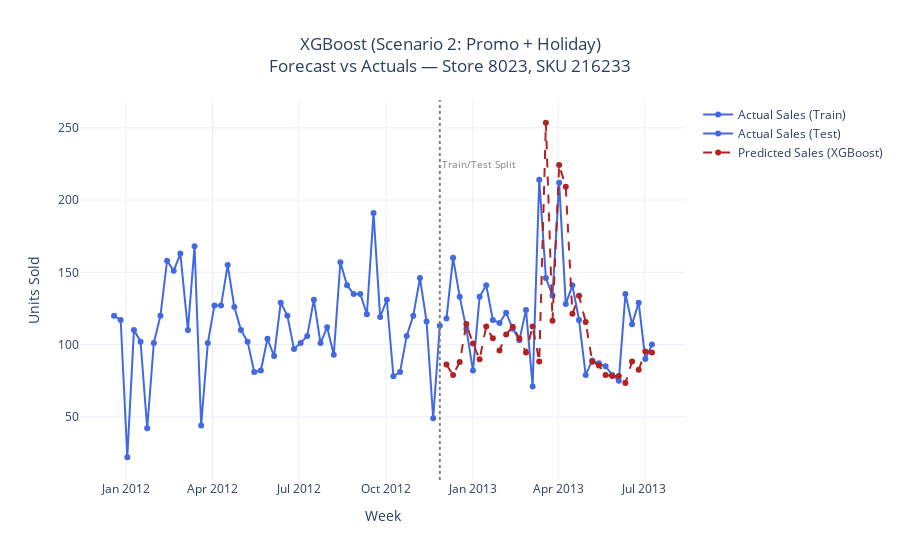

The notebook cell this image was saved under:
### Code cell
# --- 6. Plot Forecast vs Actuals for Selected Store & SKU ---
item_train_df = (
    train_df
    .query("store_id == @STORE_TO_PLOT and sku_id == @SKU_TO_PLOT")
    .sort_values("week")
    .tail(WEEKS_OF_TRAIN_HISTORY)
)

item_train_actual_sales = np.expm1(item_train_df["log_units_sold"])

item_test_df = (
    plot_df
    .query("store_id == @STORE_TO_PLOT and sku_id == @SKU_TO_PLOT")
    .sort_values("week")
)

# --- Validate data availability ---
if item_train_df.empty and item_test_df.empty:
    print(f"No data found for Store {STORE_TO_PLOT}, SKU {SKU_TO_PLOT}.")
else:
    # --- Initialize the figure ---
    fig_ts = go.Figure()

    # Actual Train Sales
    fig_ts.add_trace(go.Scatter(
        x=item_train_df["week"],
        y=item_train_actual_sales,
        mode="lines+markers",
        name="Actual Sales (Train)",
        line=dict(color="royalblue")
    ))

    # Actual Test Sales
    fig_ts.add_trace(go.Scatter(
        x=item_test_df["week"],
        y=item_test_df["Actual Units Sold"],
        mode="lines+markers",
        name="Actual Sales (Test)",
        line=dict(color="royalblue")
    ))

    # Predicted Test Sales (Scenario 2)
    fig_ts.add_trace(go.Scatter(
        x=item_test_df["week"],
        y=item_test_df["Predicted Units Sold"],
        mode="lines+markers",
        name=f"Predicted Sales ({best_model_name})",
        line=dict(color="firebrick", dash="dash")
    ))

    # Vertical line at Train/Test split
    fig_ts.add_vline(
        x=pd.Timestamp(test_cutoff_date),
        line_width=2,
        line_dash="dot",
        line_color="grey"
    )

    # Annotation for split
    fig_ts.add_annotation(
        x=pd.Timestamp(test_cutoff_date),
        y=max(item_test_df["Actual Units Sold"].max(), item_train_actual_sales.max()) * 1.05,
        text="Train/Test Split",
        showarrow=False,
        font=dict(color="grey", size=10),
        xanchor="left"
    )

    # Final layout
    fig_ts.update_layout(
        title=(
            f"{best_model_name} (Scenario 2: Promo + Holiday)<br>"
            f"Forecast vs Actuals — Store {STORE_TO_PLOT}, SKU {SKU_TO_PLOT}"
        ),
        xaxis_title="Week",
        yaxis_title="Units Sold",
        template="plotly_white",
        title_x=0.5
    )

    fig_ts.show()
